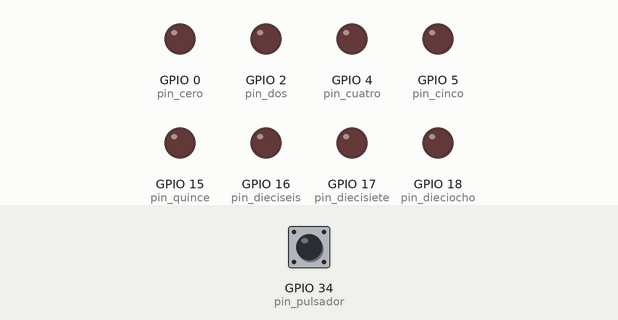
Simulated run of this sketch. Board: ESP32. Parts: output pins drawn as LEDs (lit = HIGH). Inputs (shaded band) come from the test bench; at power-on: GPIO 34 (pin_pulsador) HIGH.

Above: at 1.2 s.
1.3 s: GPIO 34 (pin_pulsador) pulled LOW for 0.15 s
At 1.7 s:
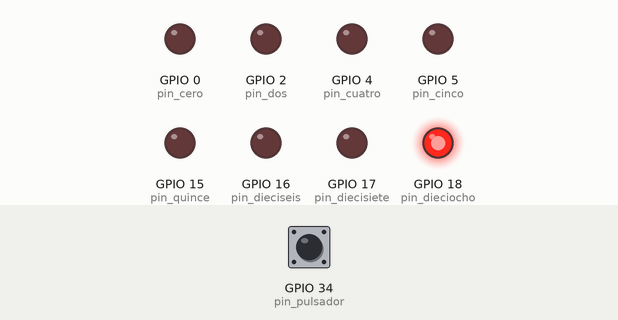
At 3.7 s:
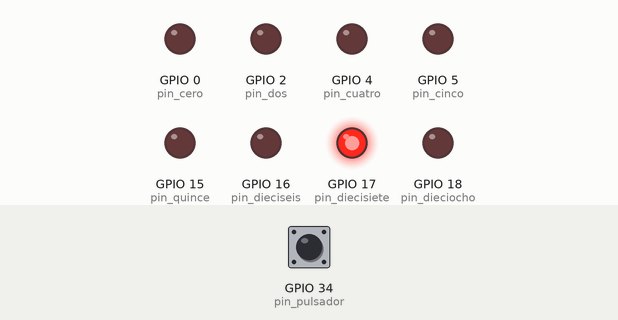
7.4 s: GPIO 34 (pin_pulsador) pulled LOW for 3.2 s
At 10.7 s:
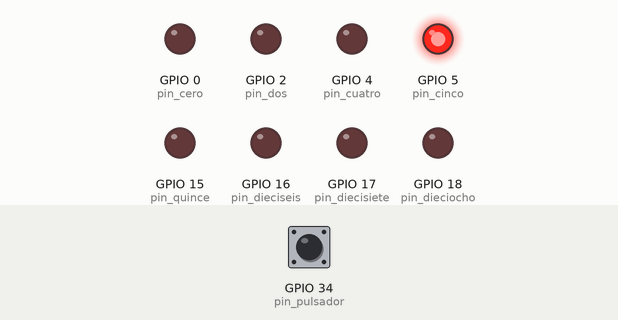
Timing chart, 0 to 18.1 s (numbered marks = the images above; inputs shaded):
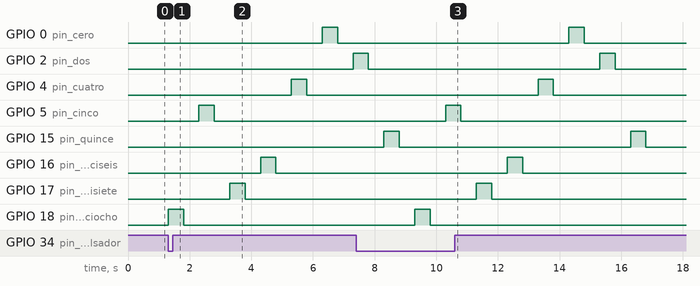

Measured:
- after the input at 1.3 s, GPIO 0 (pin_cero): LOW → HIGH after 5.0 s, → LOW 0.50 s later; GPIO 2 (pin_dos): LOW → HIGH after 6.0 s; GPIO 4 (pin_cuatro): LOW → HIGH after 4.0 s, → LOW 0.50 s later; GPIO 5 (pin_cinco): LOW → HIGH after 1.0 s, → LOW 0.50 s later; GPIO 16 (pin_dieciseis): LOW → HIGH after 3.0 s, → LOW 0.50 s later
- after the input at 7.4 s, GPIO 0 (pin_cero): LOW → HIGH after 6.9 s, → LOW 0.50 s later; GPIO 4 (pin_cuatro): LOW → HIGH after 5.9 s, → LOW 0.50 s later; GPIO 5 (pin_cinco): LOW → HIGH after 2.9 s, → LOW 0.50 s later; GPIO 16 (pin_dieciseis): LOW → HIGH after 4.9 s, → LOW 0.50 s later; GPIO 17 (pin_diecisiete): LOW → HIGH after 3.9 s, → LOW 0.50 s later
- by itself, GPIO 15 (pin_quince): alternates HIGH for 0.50 s and LOW for 7.5 s

The sketch:

sketch.ino
```cpp
int pin_dieciocho = 18;
int pin_cinco = 5;
int pin_diecisiete = 17;
int pin_dieciseis = 16;
int pin_cuatro = 4;
int pin_cero = 0;
int pin_dos = 2;
int pin_quince = 15;

int pin_pulsador = 34;

void setup() {

  pinMode(pin_dieciocho, OUTPUT);
  pinMode(pin_cinco, OUTPUT);
  pinMode(pin_diecisiete, OUTPUT);
  pinMode(pin_dieciseis, OUTPUT);
  pinMode(pin_cuatro, OUTPUT);
  pinMode(pin_cero, OUTPUT);
  pinMode(pin_dos, OUTPUT);
  pinMode(pin_quince, OUTPUT);

  pinMode(pin_pulsador, INPUT_PULLUP);

}

void loop() {

  if (digitalRead(pin_pulsador) == LOW) {

  digitalWrite(pin_dieciocho, HIGH);
  delay(500);
  digitalWrite(pin_dieciocho, LOW);
  delay(500);

  digitalWrite(pin_cinco, HIGH);
  delay(500);
  digitalWrite(pin_cinco, LOW);
  delay(500);

  digitalWrite(pin_diecisiete, HIGH);
  delay(500);
  digitalWrite(pin_diecisiete, LOW);
  delay(500);

  digitalWrite(pin_dieciseis, HIGH);
  delay(500);
  digitalWrite(pin_dieciseis, LOW);
  delay(500);

  digitalWrite(pin_cuatro, HIGH);
  delay(500);
  digitalWrite(pin_cuatro, LOW);
  delay(500);

  digitalWrite(pin_cero, HIGH);
  delay(500);
  digitalWrite(pin_cero, LOW);
  delay(500);

  digitalWrite(pin_dos, HIGH);
  delay(500);
  digitalWrite(pin_dos, LOW);
  delay(500);

  digitalWrite(pin_quince, HIGH);
  delay(500);
  digitalWrite(pin_quince, LOW);
  delay(500);

  }
}
```
